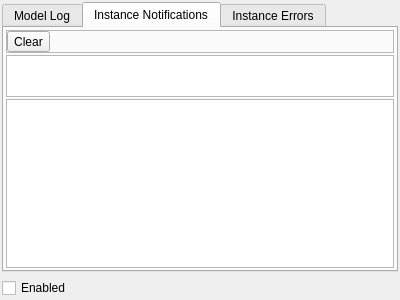
<?xml version="1.0" encoding="UTF-8"?>
<ui version="4.0">
 <class>QmlDesigner::DebugViewWidget</class>
 <widget class="QWidget" name="QmlDesigner::DebugViewWidget">
  <property name="geometry">
   <rect>
    <x>0</x>
    <y>0</y>
    <width>400</width>
    <height>300</height>
   </rect>
  </property>
  <property name="windowTitle">
   <string>Debug</string>
  </property>
  <layout class="QGridLayout" name="gridLayout">
   <property name="leftMargin">
    <number>2</number>
   </property>
   <property name="topMargin">
    <number>2</number>
   </property>
   <property name="rightMargin">
    <number>2</number>
   </property>
   <property name="bottomMargin">
    <number>2</number>
   </property>
   <item row="0" column="0">
    <widget class="QTabWidget" name="instanceLog_2">
     <property name="currentIndex">
      <number>1</number>
     </property>
     <widget class="QWidget" name="tab">
      <attribute name="title">
       <string>Model Log</string>
      </attribute>
      <layout class="QGridLayout" name="gridLayout_2">
       <property name="leftMargin">
        <number>2</number>
       </property>
       <property name="topMargin">
        <number>2</number>
       </property>
       <property name="rightMargin">
        <number>2</number>
       </property>
       <property name="bottomMargin">
        <number>2</number>
       </property>
       <property name="spacing">
        <number>2</number>
       </property>
       <item row="1" column="0">
        <widget class="QPlainTextEdit" name="modelLog">
         <property name="readOnly">
          <bool>true</bool>
         </property>
        </widget>
       </item>
       <item row="0" column="0">
        <widget class="QFrame" name="frame_2">
         <property name="minimumSize">
          <size>
           <width>0</width>
           <height>0</height>
          </size>
         </property>
         <property name="frameShape">
          <enum>QFrame::StyledPanel</enum>
         </property>
         <property name="frameShadow">
          <enum>QFrame::Raised</enum>
         </property>
         <layout class="QHBoxLayout" name="horizontalLayout_2">
          <property name="leftMargin">
           <number>0</number>
          </property>
          <property name="topMargin">
           <number>0</number>
          </property>
          <property name="rightMargin">
           <number>0</number>
          </property>
          <property name="bottomMargin">
           <number>0</number>
          </property>
          <item>
           <widget class="QToolButton" name="modelClear">
            <property name="text">
             <string>Clear</string>
            </property>
           </widget>
          </item>
          <item>
           <spacer name="horizontalSpacer_2">
            <property name="orientation">
             <enum>Qt::Horizontal</enum>
            </property>
            <property name="sizeHint" stdset="0">
             <size>
              <width>337</width>
              <height>20</height>
             </size>
            </property>
           </spacer>
          </item>
         </layout>
        </widget>
       </item>
      </layout>
     </widget>
     <widget class="QWidget" name="tab_3">
      <attribute name="title">
       <string>Instance Notifications</string>
      </attribute>
      <layout class="QGridLayout" name="gridLayout_4">
       <property name="leftMargin">
        <number>2</number>
       </property>
       <property name="topMargin">
        <number>2</number>
       </property>
       <property name="rightMargin">
        <number>2</number>
       </property>
       <property name="bottomMargin">
        <number>2</number>
       </property>
       <property name="spacing">
        <number>2</number>
       </property>
       <item row="2" column="0">
        <widget class="QPlainTextEdit" name="instanceLog">
         <property name="readOnly">
          <bool>true</bool>
         </property>
        </widget>
       </item>
       <item row="0" column="0">
        <widget class="QFrame" name="frame">
         <property name="minimumSize">
          <size>
           <width>0</width>
           <height>0</height>
          </size>
         </property>
         <property name="frameShape">
          <enum>QFrame::StyledPanel</enum>
         </property>
         <property name="frameShadow">
          <enum>QFrame::Raised</enum>
         </property>
         <layout class="QHBoxLayout" name="horizontalLayout">
          <property name="leftMargin">
           <number>0</number>
          </property>
          <property name="topMargin">
           <number>0</number>
          </property>
          <property name="rightMargin">
           <number>0</number>
          </property>
          <property name="bottomMargin">
           <number>0</number>
          </property>
          <item>
           <widget class="QToolButton" name="instanceLogClear">
            <property name="text">
             <string>Clear</string>
            </property>
           </widget>
          </item>
          <item>
           <spacer name="horizontalSpacer">
            <property name="orientation">
             <enum>Qt::Horizontal</enum>
            </property>
            <property name="sizeHint" stdset="0">
             <size>
              <width>40</width>
              <height>20</height>
             </size>
            </property>
           </spacer>
          </item>
         </layout>
        </widget>
       </item>
       <item row="1" column="0">
        <widget class="QPlainTextEdit" name="instanceStatus">
         <property name="sizePolicy">
          <sizepolicy hsizetype="Expanding" vsizetype="Fixed">
           <horstretch>0</horstretch>
           <verstretch>0</verstretch>
          </sizepolicy>
         </property>
         <property name="maximumSize">
          <size>
           <width>16777215</width>
           <height>42</height>
          </size>
         </property>
        </widget>
       </item>
      </layout>
     </widget>
     <widget class="QWidget" name="tab_2">
      <attribute name="title">
       <string>Instance Errors</string>
      </attribute>
      <layout class="QGridLayout" name="gridLayout_3">
       <property name="leftMargin">
        <number>2</number>
       </property>
       <property name="topMargin">
        <number>2</number>
       </property>
       <property name="rightMargin">
        <number>2</number>
       </property>
       <property name="bottomMargin">
        <number>2</number>
       </property>
       <property name="spacing">
        <number>2</number>
       </property>
       <item row="1" column="0">
        <widget class="QPlainTextEdit" name="instanceErrorLog">
         <property name="readOnly">
          <bool>true</bool>
         </property>
        </widget>
       </item>
       <item row="0" column="0">
        <widget class="QFrame" name="frame_3">
         <property name="minimumSize">
          <size>
           <width>0</width>
           <height>0</height>
          </size>
         </property>
         <property name="frameShape">
          <enum>QFrame::StyledPanel</enum>
         </property>
         <property name="frameShadow">
          <enum>QFrame::Raised</enum>
         </property>
         <layout class="QHBoxLayout" name="horizontalLayout_3">
          <property name="leftMargin">
           <number>0</number>
          </property>
          <property name="topMargin">
           <number>0</number>
          </property>
          <property name="rightMargin">
           <number>0</number>
          </property>
          <property name="bottomMargin">
           <number>0</number>
          </property>
          <item>
           <widget class="QToolButton" name="instanceErrorClear">
            <property name="text">
             <string>Clear</string>
            </property>
           </widget>
          </item>
          <item>
           <spacer name="horizontalSpacer_3">
            <property name="orientation">
             <enum>Qt::Horizontal</enum>
            </property>
            <property name="sizeHint" stdset="0">
             <size>
              <width>337</width>
              <height>20</height>
             </size>
            </property>
           </spacer>
          </item>
         </layout>
        </widget>
       </item>
      </layout>
     </widget>
    </widget>
   </item>
   <item row="1" column="0">
    <widget class="QCheckBox" name="enabledCheckBox">
     <property name="text">
      <string>Enabled</string>
     </property>
    </widget>
   </item>
  </layout>
 </widget>
 <resources/>
 <connections>
  <connection>
   <sender>modelClear</sender>
   <signal>clicked()</signal>
   <receiver>modelLog</receiver>
   <slot>clear()</slot>
   <hints>
    <hint type="sourcelabel">
     <x>25</x>
     <y>38</y>
    </hint>
    <hint type="destinationlabel">
     <x>198</x>
     <y>172</y>
    </hint>
   </hints>
  </connection>
  <connection>
   <sender>instanceLogClear</sender>
   <signal>clicked()</signal>
   <receiver>instanceLog</receiver>
   <slot>clear()</slot>
   <hints>
    <hint type="sourcelabel">
     <x>25</x>
     <y>36</y>
    </hint>
    <hint type="destinationlabel">
     <x>198</x>
     <y>170</y>
    </hint>
   </hints>
  </connection>
  <connection>
   <sender>instanceErrorClear</sender>
   <signal>clicked()</signal>
   <receiver>instanceErrorLog</receiver>
   <slot>clear()</slot>
   <hints>
    <hint type="sourcelabel">
     <x>25</x>
     <y>38</y>
    </hint>
    <hint type="destinationlabel">
     <x>198</x>
     <y>172</y>
    </hint>
   </hints>
  </connection>
 </connections>
</ui>
